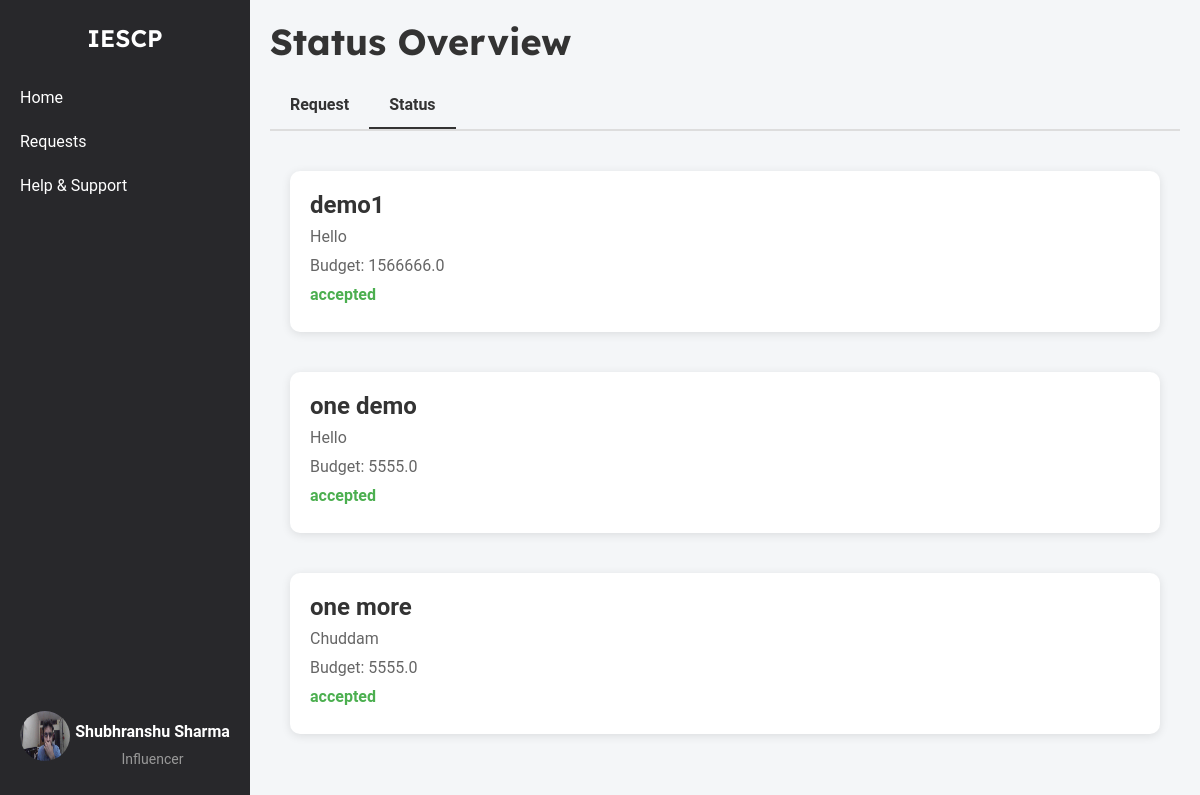
Before: /influencer/campaign/request_status (signed in) with the older database file.
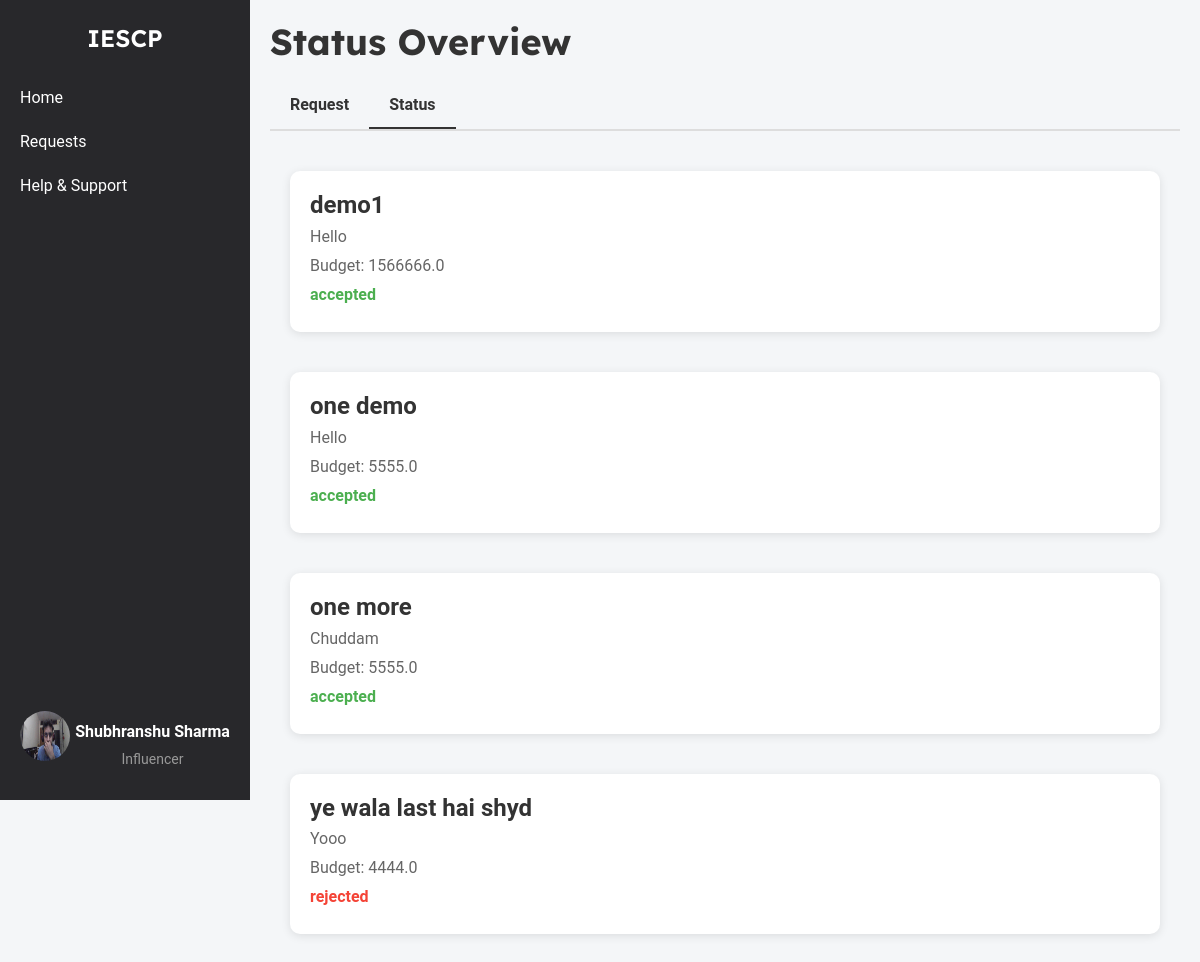
After: the same page with the newer database file.
### models.py (models this page shows, shortened)
class Influencer(db.Model):
    __tablename__ = 'influencers'
    id = db.Column(db.Integer, primary_key=True)
    name = db.Column(db.String(255), nullable=False)
    username = db.Column(db.String(255), unique=True, nullable=False)
    email = db.Column(db.String(255), unique=True, nullable=False)
    password_hash = db.Column(db.String(255), nullable=False)
    category = db.Column(db.String(255), nullable=False)
    interest = db.Column(db.String(255), nullable=False)
    reach = db.Column(db.Integer, nullable=False)
    social_media_links = db.Column(db.String(255), nullable=False)
    bio = db.Column(db.String(255), nullable=False)
    profile_picture = db.Column(db.String(255), nullable=False)
    campaigns = db.relationship('Campaign', secondary=influencer_campaign_association, back_populates='influencers')

class InterestedCampaigns(db.Model):
    __tablename__ = 'interested_campaigns'
    id = db.Column(db.Integer, primary_key=True)
    influencer_id = db.Column(
        db.Integer,
        db.ForeignKey('influencers.id', name='fk_influencer_id'),
        nullable=False
    )
    campaign_id = db.Column(
        db.Integer,
        db.ForeignKey('campaign.id', name='fk_campaign_id'),
        nullable=False
    )
    company_id = db.Column(
        db.Integer,
        db.ForeignKey('company.id', name='fk_company_id'),
        nullable=False
    )
    expressed_at = db.Column(db.DateTime, nullable=False, default=datetime.utcnow)
    status = db.Column(db.String(50), nullable=False, default='pending')
    influencer = db.relationship('Influencer', backref=db.backref('interested_campaigns', lazy=True))
    campaign = db.relationship('Campaign', backref=db.backref('interested_influencers', lazy=True))
    company = db.relationship('Company', backref=db.backref('company_interests', lazy=True))

class Campaign(db.Model):
    __tablename__ = 'campaign'
    id = db.Column(db.Integer, primary_key=True)
    title = db.Column(db.String(200), nullable=False)
    description = db.Column(db.Text, nullable=False)
    budget = db.Column(db.Float, nullable=False)
    start_date = db.Column(db.Date, nullable=False)
    end_date = db.Column(db.Date, nullable=False)
    company_id = db.Column(db.Integer, db.ForeignKey('company.id'), nullable=False)
    status = db.Column(db.String(50), nullable=False, default='pending')
    category = db.Column(db.String(255), nullable=False)
    created_at = db.Column(db.DateTime, nullable=False, default=datetime.utcnow)
    visibility = db.Column(db.String(50), nullable=False, default='public')
    influencers = db.relationship('Influencer', secondary=influencer_campaign_association, back_populates='campaigns')

### influencer_routes.py (the view)
@app.route('/influencer/campaign/request_status')
@influencer_auth_required
def request_status():
    user = Influencer.query.get(session['influencer_id'])
    interests = InterestedCampaigns.query.filter_by(influencer_id=user.id).all()
    return render_template('influencer_request_status.html', user=user, interests=interests)

### influencer_routes.py (called while the page is built)
def influencer_auth_required(func):
    @wraps(func)
    def func2(*args, **kwargs):
        if 'influencer_id' in session:
            return func(*args, **kwargs)
        else:
            flash("Please login first")
            return redirect(url_for('influencer_login'))
    return func2

### templates/influencer_request_status.html (shortened to what this page needs)
{% extends 'layout.html' %}
{% block content %}
    <div class="container-box">
        <div class="sidebar">
            <div class="logo">IESCP</div>
            <ul>
                <li><a href="{{ url_for('influencer_home') }}">Home</a></li>
                <li><a href="{{ url_for('influencer_requests') }}">Requests</a></li>
                <li><a href="#">Help & Support</a></li>
            </ul>
            <div class="profile">
                <a href="{{ url_for('influencer_dashboard') }}">
                    <img src="{{ url_for('static', filename='profile_upload/influencer/' + user.username + '/' + user.profile_picture) }}" alt="Profile Picture">
                    <div class="profile-name-category">
                        <span class="name">{{ user.name }}</span>
                        <span class="category">Influencer</span>
                    </div>
                </a>
            </div>
        </div>
        <div class="main-content">
            <h1>Status Overview</h1>
            <div class="tabs">
                <a href="{{ url_for('influencer_requests') }}" class="tab">Request</a>
                <a href="{{url_for('request_status')}}" class="tab active">Status</a>
            </div>
            <div class="status-list">
                {% for interest in interests %}
                <div class="status-item">
                    <h3>{{ interest.campaign.title }}</h3>
                    <p>{{ interest.campaign.description }}</p>
                    <p>Budget: {{ interest.campaign.budget }}</p>
                    <p class="status {{ interest.status|lower }}">{{ interest.status }}</p>
                </div>
                {% endfor %}
            </div>
        </div>
    </div>
{% endblock %}

### templates/layout.html (shortened to what this page needs)
<!DOCTYPE html>
<html lang="en">
<head>
    <link rel="stylesheet" href="https://cdn.jsdelivr.net/npm/bootstrap@5.3.3/dist/css/bootstrap.min.css">
</head>
<body>
    {% block content %}
    {% endblock %}
</body>
</html>

### templates/influencer_request_status.html (style rules this page uses)
body { font-family: 'Roboto', Arial, sans-serif; margin: 0; padding: 0; height: 100vh; background-color: #f4f6f8; }
.container-box { display: flex; width: 100%; }
a { text-decoration: none; color: whitesmoke; }
.sidebar { width: 250px; background-color: #28282B; color: white; display: flex; flex-direction: column; align-items: center; padding-top: 20px; position: fixed; top: 0; height: 100vh; overflow: auto; }
.sidebar .logo { font-size: 24px; font-weight: bold; margin-bottom: 20px; font-family: 'Lexend Deca', sans-serif; font-weight: 600; }
.sidebar ul { list-style-type: none; padding: 0; width: 100%; }
.sidebar ul li { width: 100%; }
.sidebar ul li a { display: block; padding: 10px 20px; color: white; text-decoration: none; }
.sidebar .profile { margin-top: auto; text-align: center; padding: 10px; }
.profile .name { font-size: 16px; font-weight: bold; color: white; }
.profile .category { font-size: 14px; color: #999; margin-top: 5px; }
.sidebar .profile img { width: 50px; height: 50px; border-radius: 50%; margin-bottom: 5px; }
.profile { display: flex; flex-direction: column; align-items: center; text-align: center; padding: 10px; margin-bottom: 20px; }
.profile a { display: flex; align-items: center; text-align: center; justify-content: center; gap: 5px; }
.profile-name-category { display: flex; flex-direction: column; align-items: center; text-align: center; justify-content: center; padding-top: 13px; }
.main-content { flex: 1; padding: 20px; margin-left: 250px; overflow-y: auto; }
.main-content h1 { font-size: 36px; font-weight: bold; font-family: 'Lexend Deca', sans-serif; color: #333; margin-bottom: 20px; }
.tabs { display: flex; border-bottom: 2px solid #ddd; margin-bottom: 20px; }
.tab { padding: 10px 20px; cursor: pointer; font-weight: bold; color: #333; border: none; background-color: transparent; }
.tab.active { border-bottom: 2px solid #333; }
.status-list { display: flex; flex-direction: column; align-items: center; justify-content: center; }
.status-item { background-color: white; padding: 20px; border-radius: 10px; box-shadow: 0 2px 10px rgba(0, 0, 0, 0.1); margin: 20px 0; width: calc(100% - 40px); max-width: 1000px; }
.status-item h3 { margin: 0; font-size: 24px; font-weight: bold; color: #333; }
.status-item p { margin: 5px 0; color: #666; }
.status-item .status { font-weight: bold; font-size: 16px; }
.status-item .status.accepted { color: #4caf50; }
.status-item .status.rejected { color: #f44336; }

Changed rows visible on the page:
added InterestedCampaigns: campaign "ye wala last hai shyd", campaign.description "Yooo", campaign.budget "4444.0", status "rejected"
